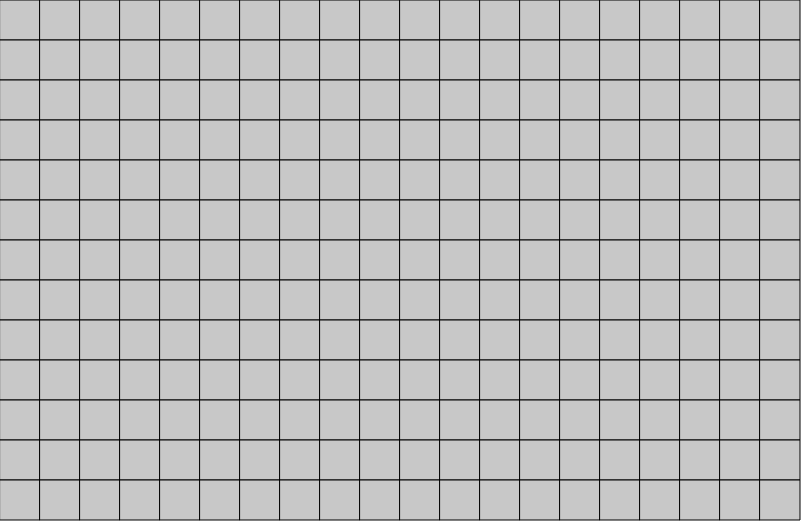
Frame 1 (no input)
Frame 60 (no input): identical to frame 1, image omitted
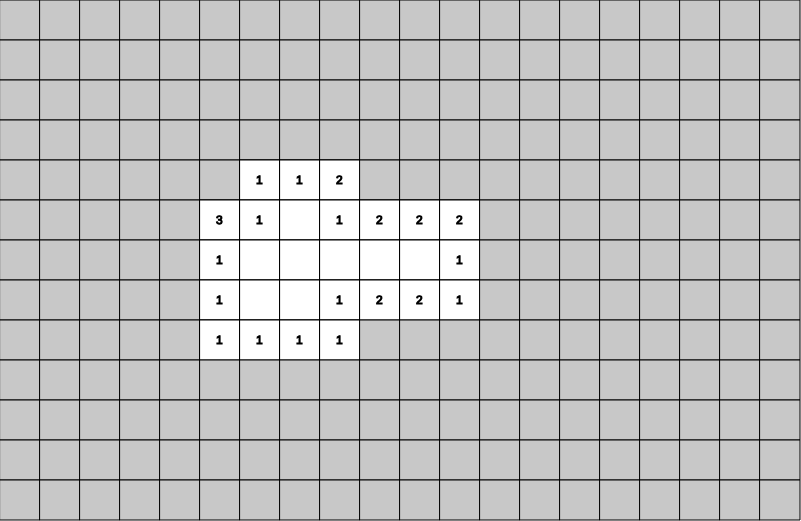
Frame 120 (the mouse pressed at the canvas centre since frame 60)

The p5.js sketch that drew these frames (run headless with seeded random() and noise() and a simulated clock; from frame 60 on, the mouse is pressed at the canvas centre):

// p5.js sketch
// ── sketch.js
let ROWS = 13;
let COLS = 20;
let grid;
let numMines = 50;
let CANVAS_X = 800;
let CANVAS_Y = 520;
let px = CANVAS_X / COLS;
let py = CANVAS_Y / ROWS;
let minesLeft;
let mineDiv;
let minesNotRevealed;
let firstClick;
let startTime;
let endTime;
let timeDiv;
let gameFinished;
let gameNotStarted;

function makeGrid() {
    grid = new Array(ROWS);
    for (let i = 0; i < ROWS; i++) {
        grid[i] = new Array(COLS);
    }
}

function initGrid() {
    for (let i = 0; i < ROWS; i++) {
        for (let j = 0; j < COLS; j++) {
            grid[i][j] = new Cell(i, j, px, py);
        }
    }
}

//randomly generate mines
function putMines(fi, fj) {
    let poss = new Array();
    for (let i = 0; i < ROWS; i++) {
        for (let j = 0; j < COLS; j++) {
            poss.push([i, j]);
        }
    }
    
    poss.splice(fi*COLS+fj, 1);

    for (let n = 0; n < numMines; n++) {
        let choice = random(poss);
        let i = choice[0];
        let j = choice[1];
        grid[i][j].mine = true;
        poss.splice(poss.indexOf(choice), 1);
    }
}

//calculates the numbers
function countMines() {
    for (let i = 0; i < ROWS; i++) {
        for (let j = 0; j < COLS; j++) {
            grid[i][j].countMinesNeighbour();
        }
    }
}

function startOver() {
    removeElements();
    setup();
}

function gameOver(result) {
    endTime = millis();
    gameFinished = true;
    for (let i = 0; i < ROWS; i++) {
        for (let j = 0; j < COLS; j++) {
            grid[i][j].flagged = false;
            grid[i][j].revealed = true;
        }
    }

    if (result === "win") {
        let gameOverDiv = createDiv("YOU WON");
        let startOverButton = createButton("PLAY AGAIN");
        
        startOverButton.mousePressed(startOver);
    } else {
        let gameOverDiv = createDiv("YOU LOSE");
        let startOverButton = createButton("Start Over");
        startOverButton.mousePressed(startOver);
    }  
}

//check for solved
function checkWin() {
    minesNotRevealed = 0;
    for (let i = 0; i < ROWS; i++) {
        for (let j = 0; j < COLS; j++) {
            if (!grid[i][j].revealed) {
                minesNotRevealed++;
            }
        }
    }
    if (minesNotRevealed === numMines) {
        gameOver("win");
    }
}

function somethingPressed() {
    let j = floor(mouseX / px);
    let i = floor(mouseY / py);

    if (0 <= i && i < ROWS && 0 <= j && j < COLS) {
        if (key == 'Q' || mouseButton == LEFT) {
            console.log("LEFT");
            if (firstClick) {
                firstClick = false;
                putMines(i, j);
                countMines(); //generate mines and numbers after first click

                startTime = millis(); //counter
                gameNotStarted = false;
            }
            if (!gameFinished) {
                grid[i][j].reveal();
            }         
        } else if (key == 'W' || mouseButton == RIGHT) {
            console.log("RIGHT");
            flag_state = grid[i][j].flag();             // -1 -> invalid, 0 -> successfully unflagged, 1 -> successfully flagged
            if (flag_state === 0) {
                minesLeft++;
            }
            if (flag_state === 1) {
                minesLeft--;
            }
            mineDiv.html("Mines Remaining: ");
            mineDiv.html(minesLeft, true);
        }            
    }
    checkWin();
}

function mousePressed() {
    somethingPressed(); 
}

function keyPressed() {
    somethingPressed(); 
}

function setup() {
    createCanvas(CANVAS_X+1, CANVAS_Y+1);
    frameRate(60);
    makeGrid();
    initGrid();
    //putMines();
    //countMines();

    document.addEventListener('contextmenu', event => event.preventDefault());

    minesLeft = numMines;
    mineDiv = createDiv("Mines Remaining: ");
    mineDiv.html(numMines, true);
    minesNotRevealed = 0;

    timeDiv = createDiv(0);

    firstClick = true;

    gameNotStarted = true;
    gameFinished = false;
}

function draw() {
    background(255);
    for (let i = 0; i < ROWS; i++) {
        for (let j = 0; j < COLS; j++) {
            grid[i][j].show();
        }
    }

    if (gameNotStarted) {
        timeDiv.html(0);
    } else if (gameFinished) {
        timeDiv.html((endTime - startTime) / 1000);
    }
    else {
        timeDiv.html((millis() - startTime) / 1000);
    }    
    mineDiv.show();
    timeDiv.show();
}
// ── cell.js
function Cell(i, j, px, py) {
    this.i = i; 
    this.j = j; //indexes
    this.px = px;
    this.py = py //pixels per rectangle / square
    this.y = i * py;
    this.x = j * px; //pixel locations

    this.mine = false;
    this.revealed = false;
    this.flagged = false;
    this.number;
}

//neighbour offsets
Cell.prototype.OFFSETS = [[-1,-1], [0, -1], [1,-1], [-1, 0], [1, 0], [-1, 1], [0, 1], [1, 1]];

Cell.prototype.getNeighbours = function(i, j) {
    let neighbours = [];
    for (let i = 0; i < this.OFFSETS.length; i++) {
        let new_i = this.i + this.OFFSETS[i][1];
        let new_j = this.j + this.OFFSETS[i][0];

        if (0 <= new_i && new_i < ROWS && 0 <= new_j && new_j < COLS) {
            neighbours.push([new_i, new_j]);
        }
    }
    return neighbours;
}

//when empty cell is revealed
Cell.prototype.floodFill = function() {
    let neighbours = this.getNeighbours(this.i, this.j);
    
    for (let i = 0; i < neighbours.length; i++) {
        let neighbour = neighbours[i];
    
        if (!grid[neighbour[0]][neighbour[1]].revealed) {
            grid[neighbour[0]][neighbour[1]].reveal();
        }
    }
}

Cell.prototype.reveal = function() {
    if (this.mine) {
        gameOver("lose");
    }
    if (!this.revealed) {
        if (!this.flagged) {
            this.revealed = true;
    
            if (this.number === 0) {
                //flood fill it up
                this.floodFill();
            }
        }        
    } else {
        let neighbours = this.getNeighbours(this.i, this.j);
        
        for (let i = 0; i < neighbours.length; i++) {
            let neighbour = neighbours[i];
        
            if (!grid[neighbour[0]][neighbour[1]].flagged && !grid[neighbour[0]][neighbour[1]].revealed) {
                grid[neighbour[0]][neighbour[1]].reveal();
            }
        }
    }
}

Cell.prototype.countMinesNeighbour = function() {
    if (this.mine) {
        this.number = -1;
        return;
    }
    this.number = 0;

    let neighbours = this.getNeighbours(this.i, this.j);

    for (let i = 0; i < neighbours.length; i++) {
        let neighbour = neighbours[i];

        if (grid[neighbour[0]][neighbour[1]].mine) {
            this.number++;
        }
    }
}

Cell.prototype.flag = function() {
    if (!this.revealed) {
        this.flagged = !this.flagged; //toggle
        if (this.flagged) {
            return 1;
        } else {
            return 0;
        }
    }
    return -1;
}

Cell.prototype.show = function() {
    
    stroke(0);
    fill(200);
    rect(this.x, this.y, this.px, this.py);
    if (this.flagged) {
        fill(255, 0, 0);
        triangle(this.x + this.px*0.5, this.y + this.py*0.25, this.x + this.px*0.25, this.y + this.py*0.75, this.x + this.px*0.75, this.y + this.py*0.75,);
    } else if (this.revealed) {
        fill(255);
        rect(this.x, this.y, this.px, this.py);
        if (this.mine) {
            ellipse(this.x + this.px*0.5, this.y + this.py*0.5, this.px*0.5, this.py*0.5);
        } else if (this.number > 0) {
            fill(0);
            text(this.number, this.x + this.px*0.4, this.y + this.py*0.6);
        }
    }
}
